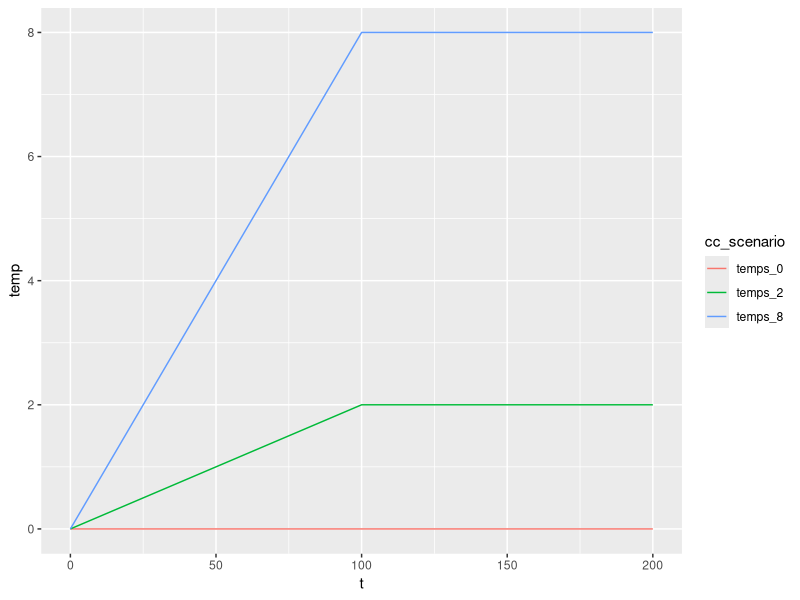
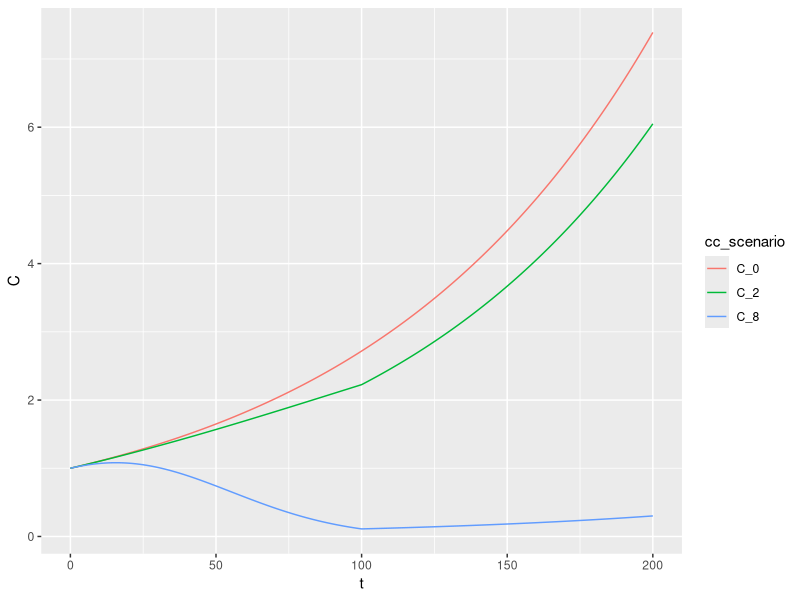

Reproduce these figures in R, in order.
## ---- chunk 1
knitr::opts_chunk$set(echo = FALSE)
## ---- chunk 2
library(tidyverse)
## ---- chunk 3
# temperature

#define variables
sims = 201
temps <- rep(NA, sims)
temps_0 <- rep(NA, sims)
temps_2 <- rep(NA, sims)
temps_8 <- rep(NA, sims)
t <- seq(from = 0, to = 200, by = 1)

# temperature function
temp_fun<- function(T, x){
  temp = min((T*x)/100, T)
}

# create temp vectors for CC scenarios
for(i in 1:sims){
  temps_0[i] <- temp_fun(0, i-1)
}

for(i in 1:sims){
  temps_2[i] <- temp_fun(2, i-1)
}

for(i in 1:sims){
  temps_8[i] <- temp_fun(8, i-1)
}

# combine into dataframe
temps_data_raw <- data.frame(t, temps_0, temps_2, temps_8)
temps_data <- temps_data_raw %>% 
  pivot_longer(cols = starts_with("temps"), names_to = "cc_scenario", values_to = "temp")

# plot temps
ggplot(data = temps_data, aes(x = t, 
                              y = temp, 
                              color = cc_scenario))+
  geom_line()

## ---- chunk 4
# economic activity
K <- rep(NA, sims)
K_0<- rep(NA, sims)
K_2<- rep(NA, sims)
K_8<- rep(NA, sims)

B = 0.05

econ_fun <- function(temp, B = 0.05){
  K = exp(-B*temp^2)
}

for(i in 1:sims){
   K_0[i] <- econ_fun(temps_0[i])
}

for(i in 1:sims){
   K_2[i] <- econ_fun(temps_2[i])
}

for(i in 1:sims){
   K_8[i] <- econ_fun(temps_8[i])
}

## ---- chunk 5
# consumption
C <- rep(NA, sims)
C_0<- rep(NA, sims)
C_2<- rep(NA, sims)
C_8<- rep(NA, sims)

con_fun <- function(K, x, g = 0.01){
  C = K*exp(g*x)
}

 for(i in 0:sims){
   C_0[i] <- con_fun(K_0[i], i-1)
 }

for(i in 0:sims){
   C_2[i] <- con_fun(K_2[i], i-1)
}

for(i in 0:sims){
   C_8[i] <- con_fun(K_8[i], i-1)
}

# combine into dataframe
con_data_raw <- data.frame(t, C_0, C_2, C_8)
con_data <- con_data_raw %>% 
  pivot_longer(cols = starts_with("C"), names_to = "cc_scenario", values_to = "C")

# plot K
ggplot(data = con_data, aes(x = t, y = C, color = cc_scenario))+
  geom_line()
## ---- chunk 6
# Utility
U <- rep(NA, sims)
U_0<- rep(NA, sims)
U_2<- rep(NA, sims)
U_8<- rep(NA, sims)

u_fun <- function(C,n = 0.5){
  U = (C^(1-n))/(1-n)
}

for(i in 0:sims){
   U_0[i] <- u_fun(C_0[i])
}

for(i in 0:sims){
   U_2[i] <- u_fun(C_2[i])
}

for(i in 0:sims){
   U_8[i] <- u_fun(C_8[i])
}

## ---- chunk 7
# Discounting
d = 0.005
n = 0.5
g = 0.01

r_fun <- function(d = 0.005, n = 0.5, g = 0.01){
  r = d + n*g
}

discount <- function(U, r){
  pv <- rep(NA, sims)
  for(i in 1:sims){
    pv[i] = U[i]/(1+r)^(i-1)
  }
  pv_total = sum(pv)
  return(pv_total)
}
## ---- chunk 8
# Function for percent change
p_change <- function(L0, L_new){
  pc <- (L_new-L0)/L0
  return(pc*100)
}

# Function for loss in present value of utility

loss_fun <- function(T, B = 0.05, d=0.005, n = 0.5, g=0.01){
# Climate Change
for(i in 1:sims){
  temps[i] <- temp_fun(T, i-1)}

for(i in 1:sims){
  K[i] <- econ_fun(temps[i], B = B)}

for(i in 1:sims){
  C[i] <- con_fun(K[i], i-1)}

for(i in 1:sims){
  U[i] <- u_fun(C[i])}

r <- r_fun(d = d, n = n, g = g)

cc_utility <- discount(U, r)

# No climate change
T <- 0

for(i in 1:sims){
  temps[i] <- temp_fun(T, i-1)}

for(i in 1:sims){
  K[i] <- econ_fun(temps[i])}

for(i in 1:sims){
  C[i] <- con_fun(K[i], i-1)}

for(i in 1:sims){
  U[i] <- u_fun(C[i])}

utility <- discount(U, r)

L <- abs(p_change(L0 = utility, L_new = cc_utility))
return(L)
}

L_test <- loss_fun(T = 4.4)
## ---- chunk 9

T <- 4.4
T10 <- T*1.1
B10 <- B*1.1
n10 <- n*1.1
g10 <- g*1.1

r_n <- r_fun(n = n10)
r_g <- r_fun(g = g10)

L_T <- loss_fun(T = T10)
L_B <- loss_fun(T = 4.4, B = B10)
L_n <- loss_fun(T = 4.4, n = n10)
L_g <- loss_fun(T = 4.4, g = g10)

pcT <- p_change(L0 = L_test, L_new = L_T)
pcB <- p_change(L0 = L_test, L_new = L_B)
pcn <- p_change(L0 = L_test, L_new = L_n)
pcg <- p_change(L0 = L_test, L_new = L_g)

## ---- chunk 10
# what fraction of consumption would society be willing to "pay" every year for 200 years to completely prevent climate change?
dis <- rep(NA, sims)
dif <- U_0-U_8
dif_sum <- sum(dif)
sum(U_0)
r <- r_fun()
dis <- discount(dif, r)

u_fun_con<- function(C, x, n = 0.5){
  U = ((C*(1-x))^(1-n))/(1-n)
}



